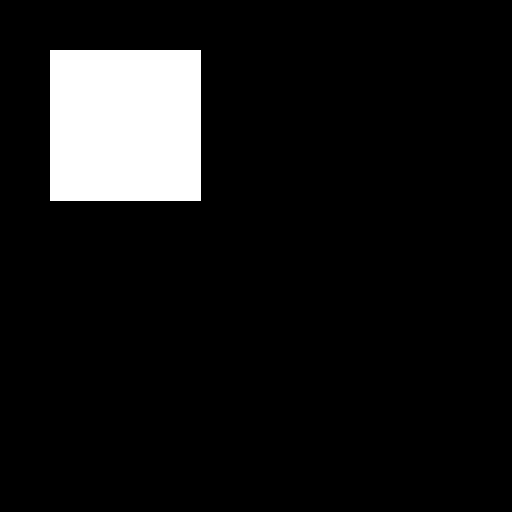

This chart was generated by the following Python code:
from PIL import Image, ImageDraw

def create_mask(image_path, output_path, mask_coordinates):
    # Open the original image
    image = Image.open(image_path)
    
    # Create a blank image (same size) for the mask
    mask = Image.new("L", image.size, 0)  # "L" mode for grayscale
    
    # Draw white areas on the mask
    draw = ImageDraw.Draw(mask)
    for coord in mask_coordinates:
        draw.rectangle(coord, fill=255)  # White rectangle for editable area
    
    # Save the mask image
    mask.save(output_path)
    print(f"Mask saved at {output_path}")

# Example usage
image_path = "../img_data/input/image2.jpg"
output_path = "mask.png"
mask_coordinates = [(50, 50, 200, 200)]  # List of rectangles (x1, y1, x2, y2)

create_mask(image_path, output_path, mask_coordinates)
